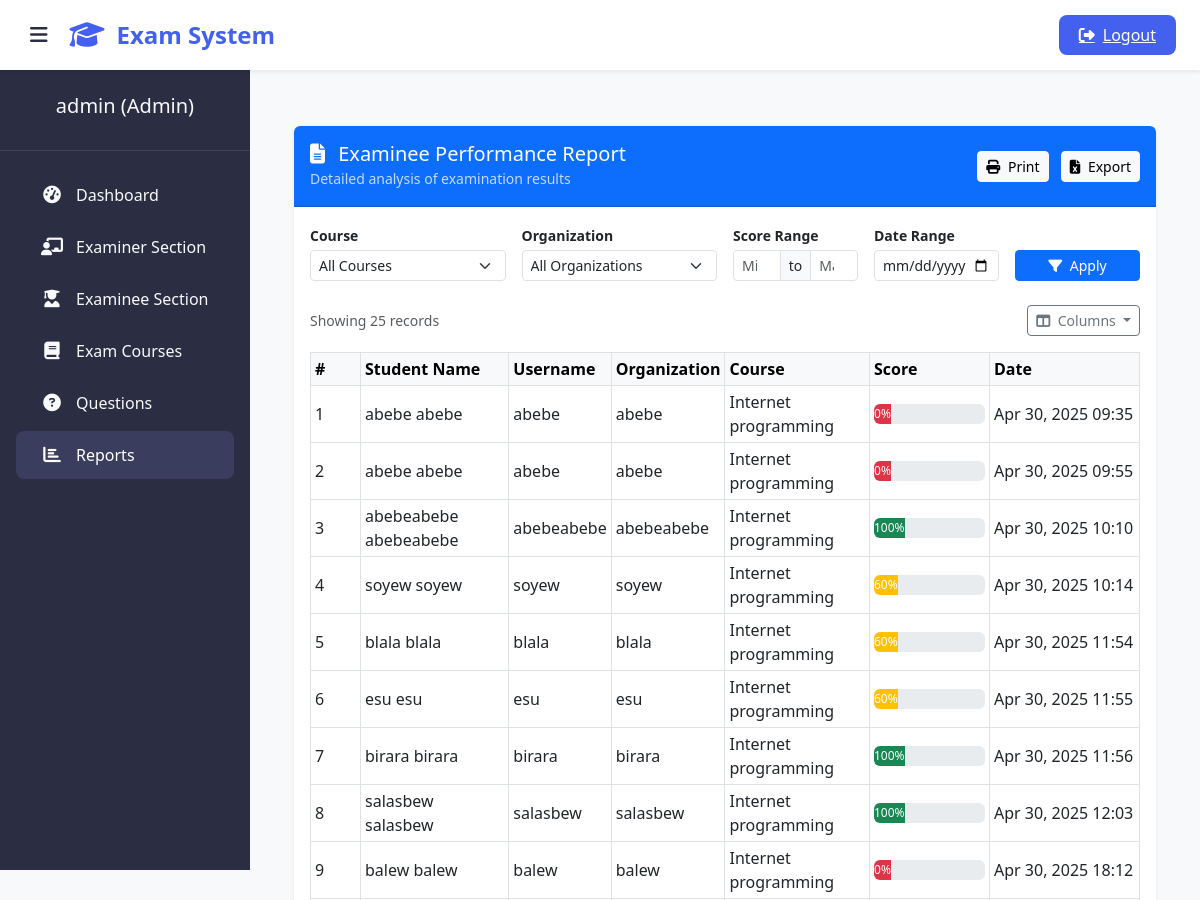
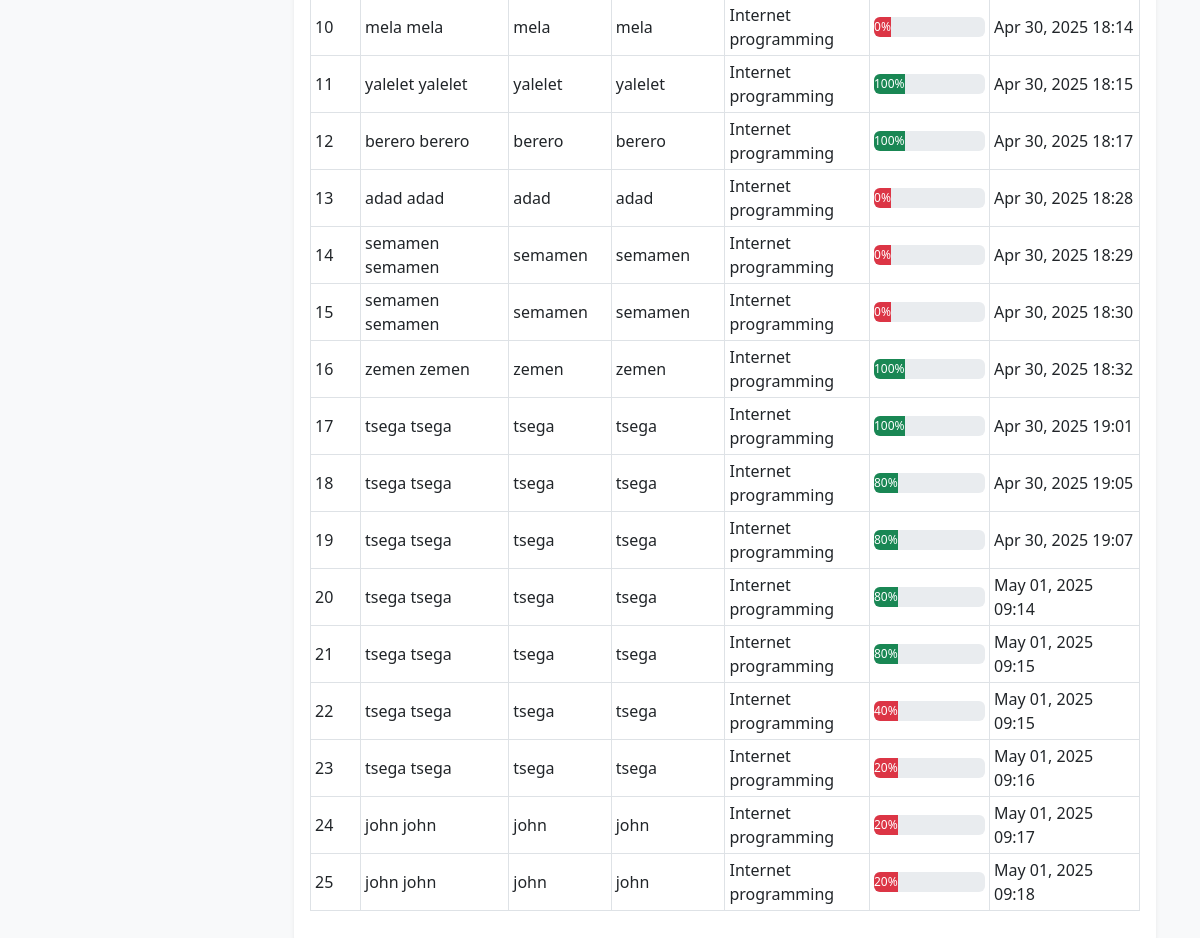
The page /admin-report (signed in) on the database as committed earlier (2 pictures, top to bottom).
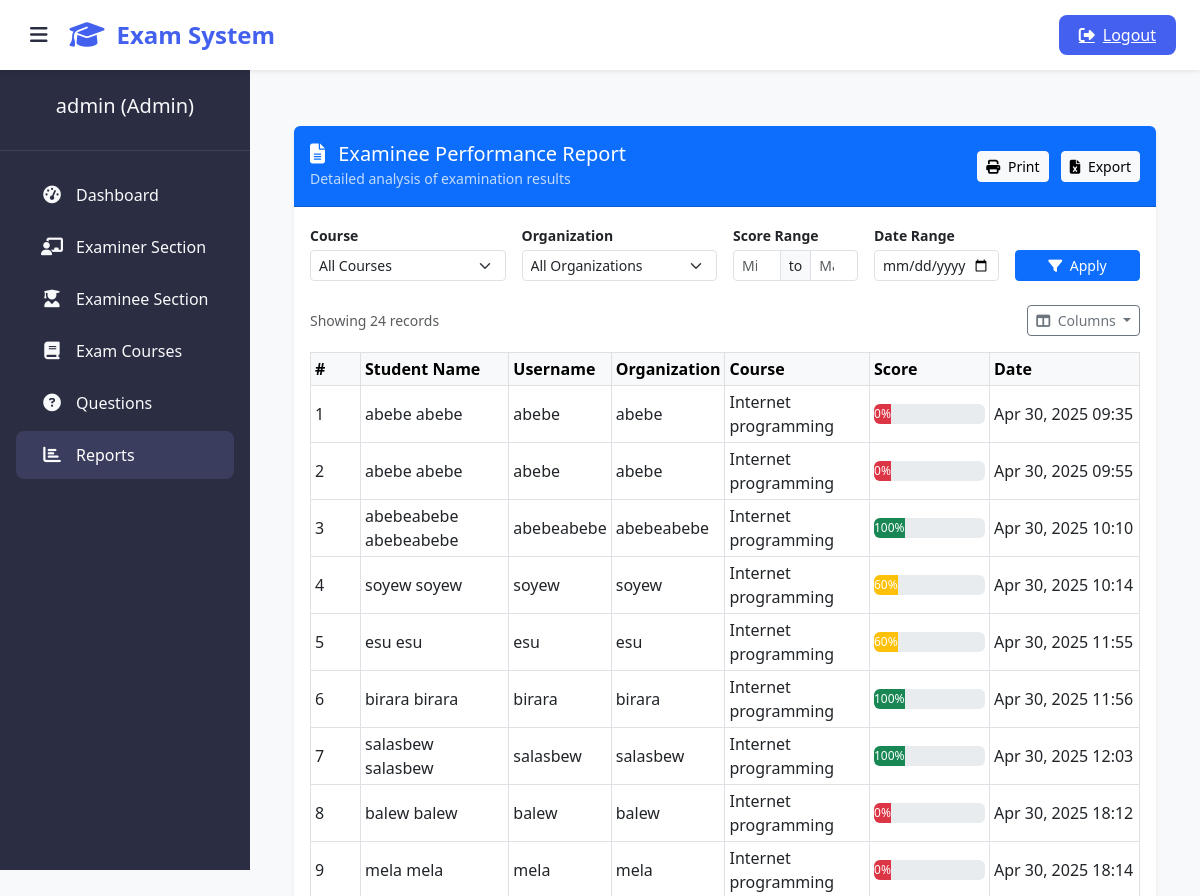
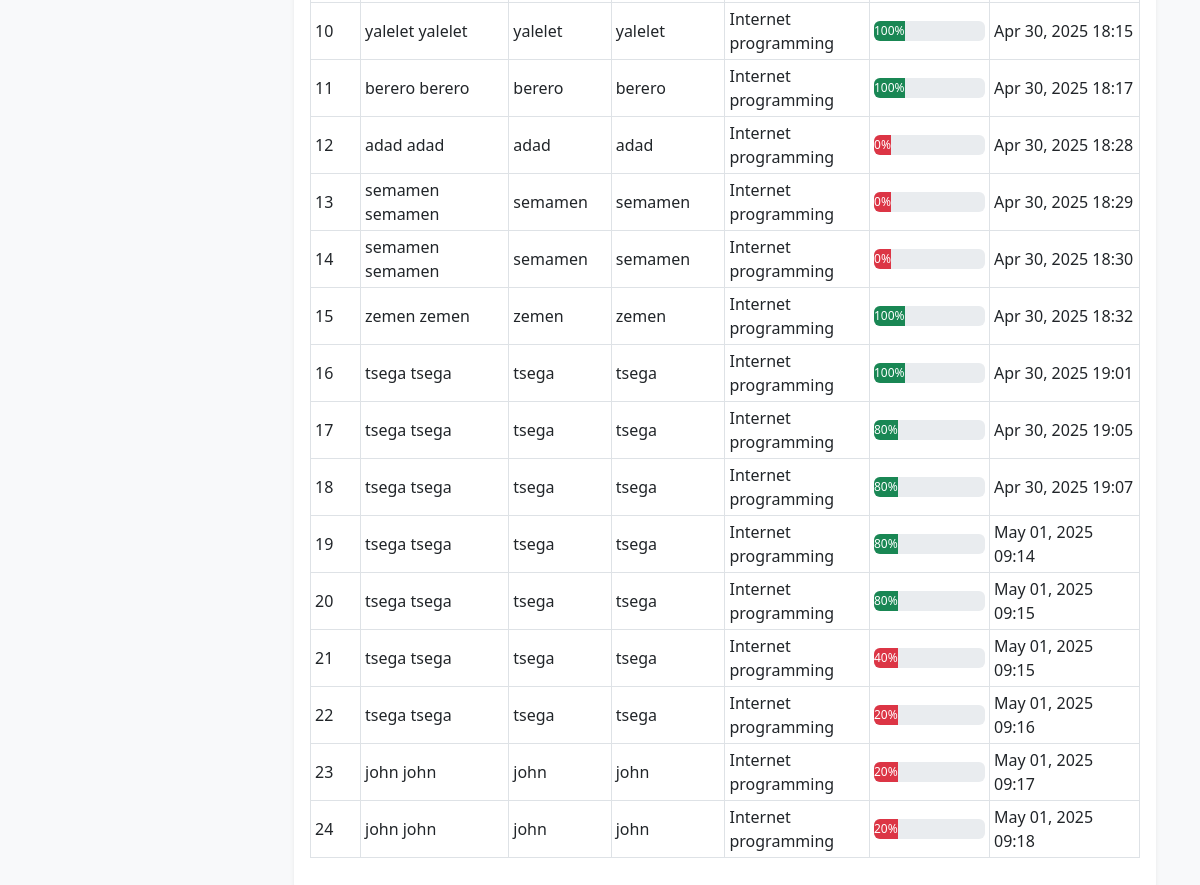
The same page on the database as committed later (2 pictures, top to bottom).
### exam/models.py (models this page shows, shortened)
class Result(models.Model):
    student = models.ForeignKey(Student,on_delete=models.CASCADE)
    exam = models.ForeignKey(Course,on_delete=models.CASCADE)
    marks = models.PositiveIntegerField()
    date = models.DateTimeField(auto_now=True)

class Course(models.Model):
   course_name = models.CharField(max_length=50)
   question_number = models.PositiveIntegerField()
   total_marks = models.PositiveIntegerField()
   given_time = models.PositiveIntegerField(default=60)

### student/models.py (models this page shows, shortened)
class Student(models.Model):
    user=models.OneToOneField(User,on_delete=models.CASCADE)
    address = models.CharField(max_length=40)
    mobile = models.CharField(max_length=20,null=False)
    organization = models.CharField(max_length=200, null=False)
    course = models.ForeignKey(
        'exam.Course',
        on_delete=models.SET_NULL,
        null=True
    )
    @property
    def get_name(self):
        return self.user.first_name+" "+self.user.last_name

### exam/views.py (the view)
# urls.py: path('admin-report', views.report_view, name = 'report-view'),
@login_required(login_url='adminlogin')
def report_view(request):
    courses = models.Course.objects.all()
    organizations = models.Student.objects.values_list('organization', flat=True).distinct()
    results = models.Result.objects.select_related('student', 'exam')
    course_id = request.GET.get('course')
    organization = request.GET.get('organization')
    min_mark = request.GET.get('min_mark')
    max_mark = request.GET.get('max_mark')
    if course_id:
        results = results.filter(exam__id=course_id)
    if organization:
        results = results.filter(student__organization=organization)
    if min_mark:
        results = results.filter(marks__gte=min_mark)
    if max_mark:
        results = results.filter(marks__lte=max_mark)
    context = {
        'results': results,
        'courses': courses,
        'organizations': organizations,
        'selected_course': course_id,
        'selected_org': organization,
        'min_mark': min_mark,
        'max_mark': max_mark,
    }
    return render(request, 'exam/report_view.html', context)

### templates/exam/report_view.html (shortened to what the changed rows need)
{% extends 'exam/adminbase.html' %}
{% block content %}
<div class="container py-4">
  <div class="card shadow-sm border-0 overflow-hidden">
    <div class="card-body">
      {% if results %}
      <div id="report-section">
        <div class="d-flex justify-content-between align-items-center mb-3">
          <div class="text-muted small">
            Showing {{ results|length }} records
          </div>
          <div class="dropdown">
            <button class="btn btn-outline-secondary btn-sm dropdown-toggle" type="button" data-bs-toggle="dropdown">
              <i class="fas fa-columns me-1"></i> Columns
            </button>
          </div>
        </div>
        <div class="table-responsive">
          <table class="table table-sm table-hover table-bordered align-middle" id="report-table">
            <thead class="table-light">
              <tr>
                <th width="50">#</th>
                <th>Student Name</th>
                <th>Username</th>
                <th>Organization</th>
                <th>Course</th>
                <th width="120">Score</th>
                <th width="150">Date</th>
              </tr>
            </thead>
            <tbody>
              {% for result in results %}
              <tr>
                <td>{{ forloop.counter }}</td>
                <td>{{ result.student.get_name }}</td>
                <td>{{ result.student.user.username }}</td>
                <td>{{ result.student.organization }}</td>
                <td>{{ result.exam.course_name }}</td>
                <td>
                  <div class="progress" style="height: 20px;">
                    <div class="progress-bar {% if result.marks >= 75 %}bg-success{% elif result.marks >= 50 %}bg-warning{% else %}bg-danger{% endif %}"
                         role="progressbar" style="width: {{ result.marks }} %"
                         aria-valuenow="{{ result.marks }}" aria-valuemin="0" aria-valuemax="100">
                      {{ result.marks }}%
                    </div>
                  </div>
                </td>
                <td>{{ result.date|date:"M d, Y H:i" }}</td>
              </tr>
              {% endfor %}
            </tbody>
          </table>
        </div>
      </div>
      {% endif %}
    </div>
  </div>
</div>
{% endblock %}

Rows that differ between the two databases and show on the page:
removed Result: student.get_name "blala blala", student.user.username "blala", student.organization "blala", exam.course_name "Internet programming", marks "60", date "Apr 30, 2025 11:54"
Other text that changed with them:
{{ results|length }}: "25" → "24"
